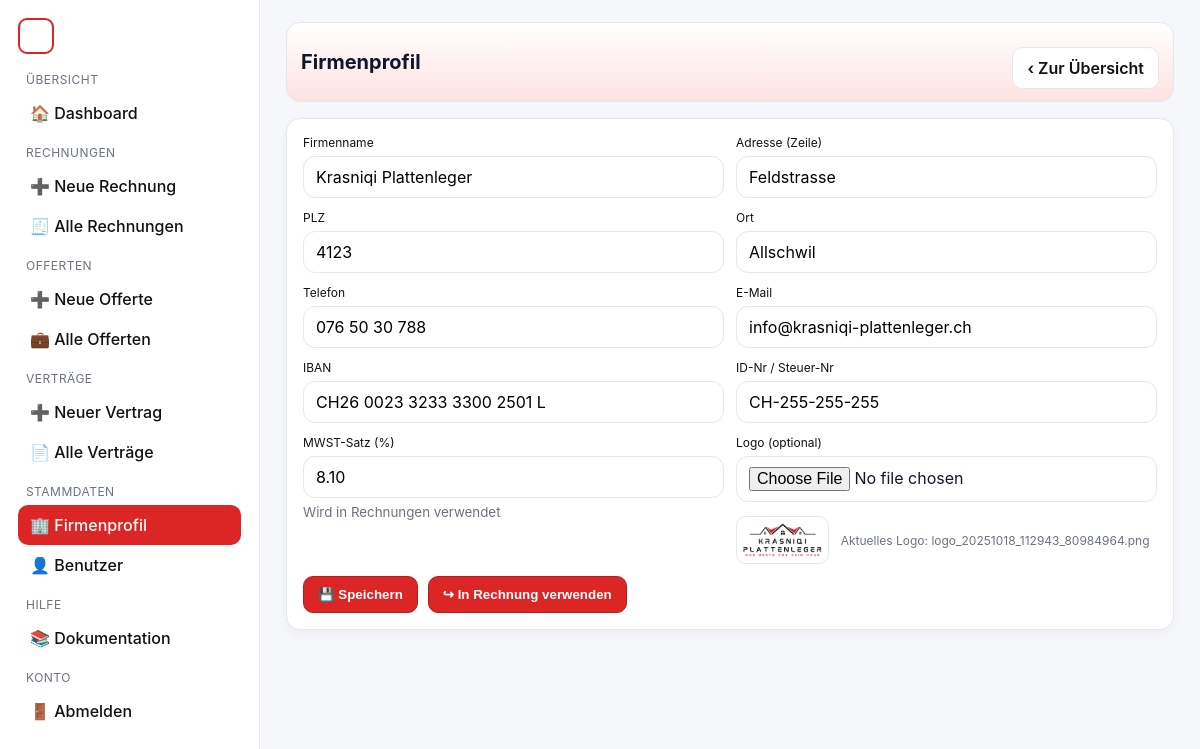
Screenshot of /company.php (signed in) with the database file from the repository.
### tables this page shows
CREATE TABLE `company_profile` (
  `id` int(11) NOT NULL,
  `name` varchar(120) NOT NULL,
  `street` varchar(160) NOT NULL,
  `zip` varchar(20) NOT NULL,
  `city` varchar(120) NOT NULL,
  `phone` varchar(80) NOT NULL,
  `email` varchar(160) NOT NULL,
  `iban` varchar(50) NOT NULL,
  `company_id` varchar(80) NOT NULL,
  `vat_rate` decimal(5,2) NOT NULL DEFAULT 8.10,
  `logo_path` varchar(255) DEFAULT NULL,
  `updated_at` timestamp NOT NULL DEFAULT current_timestamp() ON UPDATE current_timestamp(),
  `company_name` varchar(255) NOT NULL DEFAULT '',
  `addr_line1` varchar(255) DEFAULT NULL,
  `postal_code` varchar(32) DEFAULT NULL,
  `tax_id` varchar(128) DEFAULT NULL
);

### company.php (the view, shortened to what this page needs)
<?php
@include_once __DIR__ . '/config.php';
$conn->set_charset('utf8mb4');
if (!function_exists('h')) { function h($s){ return htmlspecialchars((string)$s, ENT_QUOTES, 'UTF-8'); } }
$profile = [
  'id'           => 0,
  'company_name' => '',
  'addr_line1'   => '',
  'postal_code'  => '',
  'city'         => '',
  'phone'        => '',
  'email'        => '',
  'iban'         => '',
  'tax_id'       => '',
  'vat_rate'     => 8.10,
  'logo_path'    => null,
];
$res = $conn->query("SELECT * FROM company_profile ORDER BY id DESC LIMIT 1");
if ($res && $res->num_rows) {
  $dbrow = $res->fetch_assoc();
  if (is_array($dbrow)) $profile = array_merge($profile, $dbrow);
}
?>
<!DOCTYPE html>
<html lang="de">
<head>
</head>
<body>
<div class="layout">
<?php include __DIR__.'/includes/sidebar.php'; ?>
  <main class="content">
    <div class="topbar">
      <h2 class="title">Firmenprofil</h2>
      <div class="actions">
        <a class="btn secondary" href="index.php">‹ Zur Übersicht</a>
      </div>
    </div>
    <form class="card" method="post" enctype="multipart/form-data" id="companyForm">
      <div class="grid">
        <div class="field">
          <label>Firmenname</label>
          <input type="text" name="company_name" value="<?= h($profile['company_name']) ?>" required>
        </div>
        <div class="field">
          <label>Adresse (Zeile)</label>
          <input type="text" name="addr_line1" value="<?= h($profile['addr_line1']) ?>">
        </div>
        <div class="field">
          <label>PLZ</label>
          <input type="text" name="postal_code" value="<?= h($profile['postal_code']) ?>">
        </div>
        <div class="field">
          <label>Ort</label>
          <input type="text" name="city" value="<?= h($profile['city']) ?>">
        </div>
        <div class="field">
          <label>Telefon</label>
          <input type="text" name="phone" value="<?= h($profile['phone']) ?>">
        </div>
        <div class="field">
          <label>E-Mail</label>
          <input type="email" name="email" value="<?= h($profile['email']) ?>">
        </div>
        <div class="field">
          <label>IBAN</label>
          <input type="text" name="iban" value="<?= h($profile['iban']) ?>">
        </div>
        <div class="field">
          <label>ID-Nr / Steuer-Nr</label>
          <input type="text" name="tax_id" value="<?= h($profile['tax_id']) ?>">
        </div>
        <div class="field">
          <label>MWST-Satz (%)</label>
          <input type="number" name="vat_rate" step="0.01" value="<?= h(number_format((float)$profile['vat_rate'],2,'.','')) ?>">
          <small style="color:var(--muted)">Wird in Rechnungen verwendet</small>
        </div>
        <div class="field">
          <label>Logo (optional)</label>
          <input type="file" name="logo" accept=".png,.jpg,.jpeg,.webp,.svg">
          <div class="preview">
            <?php if (!empty($profile['logo_path'])): ?>
              <img src="<?= h($profile['logo_path']) ?>" alt="Logo">
              <span>Aktuelles Logo: <?= h(basename($profile['logo_path'])) ?></span>
            <?php else: ?>
              <span>Kein Logo hochgeladen</span>
            <?php endif; ?>
          </div>
        </div>
      </div>
      <div class="actions">
        <button class="btn" type="submit" name="action" value="save"  data-loading="Speichern…">💾 Speichern</button>
        <button class="btn" type="submit" name="action" value="apply" data-loading="Übernehmen…">↪ In Rechnung verwenden</button>
      </div>
    </form>
  </main>
</div>
</body>
</html>

### company.php (style rules this page uses)
:root { --bg:#f5f7fb; --ink:#0f172a; --muted:#6b7280; --card:#ffffff; --line:#e5e7eb; --accent-50:#fef2f2; --accent-200:#fecaca; --accent-600:#dc2626; --accent-700:#b91c1c; --green:#16a34a; --red:#dc2626; --radius:14px; --sidebar-w:260px; }
* { box-sizing:border-box }
html,body { margin:0;background:var(--bg);color:var(--ink); font-family:Inter,system-ui,-apple-system,Segoe UI,Roboto,Helvetica,Arial,sans-serif }
a { color:var(--accent-700);text-decoration:none }
.layout { display:grid;grid-template-columns:var(--sidebar-w) 1fr;min-height:100vh }
.content { padding:22px 26px }
.topbar { display:flex;justify-content:space-between;align-items:center;margin-bottom:16px; background:linear-gradient(180deg, #ffffff, #fee2e2); padding:12px 14px;border-radius:14px;border:1px solid var(--line) }
.title { font-size:20px;font-weight:700;margin:0 }
.btn { background:var(--accent-600);color:#fff;border:1px solid var(--accent-700);padding:10px 14px;border-radius:10px;font-weight:600;cursor:pointer }
.btn.secondary { background:#fff;color:#111;border:1px solid var(--line) }
.grid { display:grid;grid-template-columns:1fr 1fr;gap:12px }
.field { display:flex;flex-direction:column;gap:6px }
label { font-size:12px;color:#111 }
input[type="text"],input[type="email"],input[type="file"],input[type="number"] { width:100%;padding:10px 12px;border:1px solid var(--line);border-radius:12px;background:#fff;font:inherit }
.card { background:#fff;border:1px solid var(--line);border-radius:var(--radius);padding:16px;box-shadow:0 4px 10px rgba(0,0,0,.04) }
.actions { display:flex;gap:10px;flex-wrap:wrap;margin-top:12px }
.preview { display:flex; gap:12px; align-items:center; margin-top:8px; color:var(--muted); font-size:12px; }
.preview img { max-height:48px;border-radius:10px;border:1px solid var(--line);background:#fff;padding:6px }

### includes/sidebar.php (style rules this page uses)
:root { --accent-50: #fef2f2; --accent-200: #fecaca; --accent-600: #dc2626; --accent-700: #b91c1c; --line: #e5e7eb; --muted: #6b7280; --sidebar-w: 260px; }
.layout { display: grid; grid-template-columns: var(--sidebar-w) 1fr; min-height: 100vh; }

### rows the page displays
company_profile: company_name "Krasniqi Plattenleger", addr_line1 "Feldstrasse", postal_code "4123", city "Allschwil", phone "076 50 30 788", email "info@krasniqi-plattenleger.ch", iban "CH26 0023 3233 3300 2501 L", tax_id "CH-255-255-255", vat_rate "8.10", logo_path (picture), logo_path "logo_20251018_112943_80984964.png"
